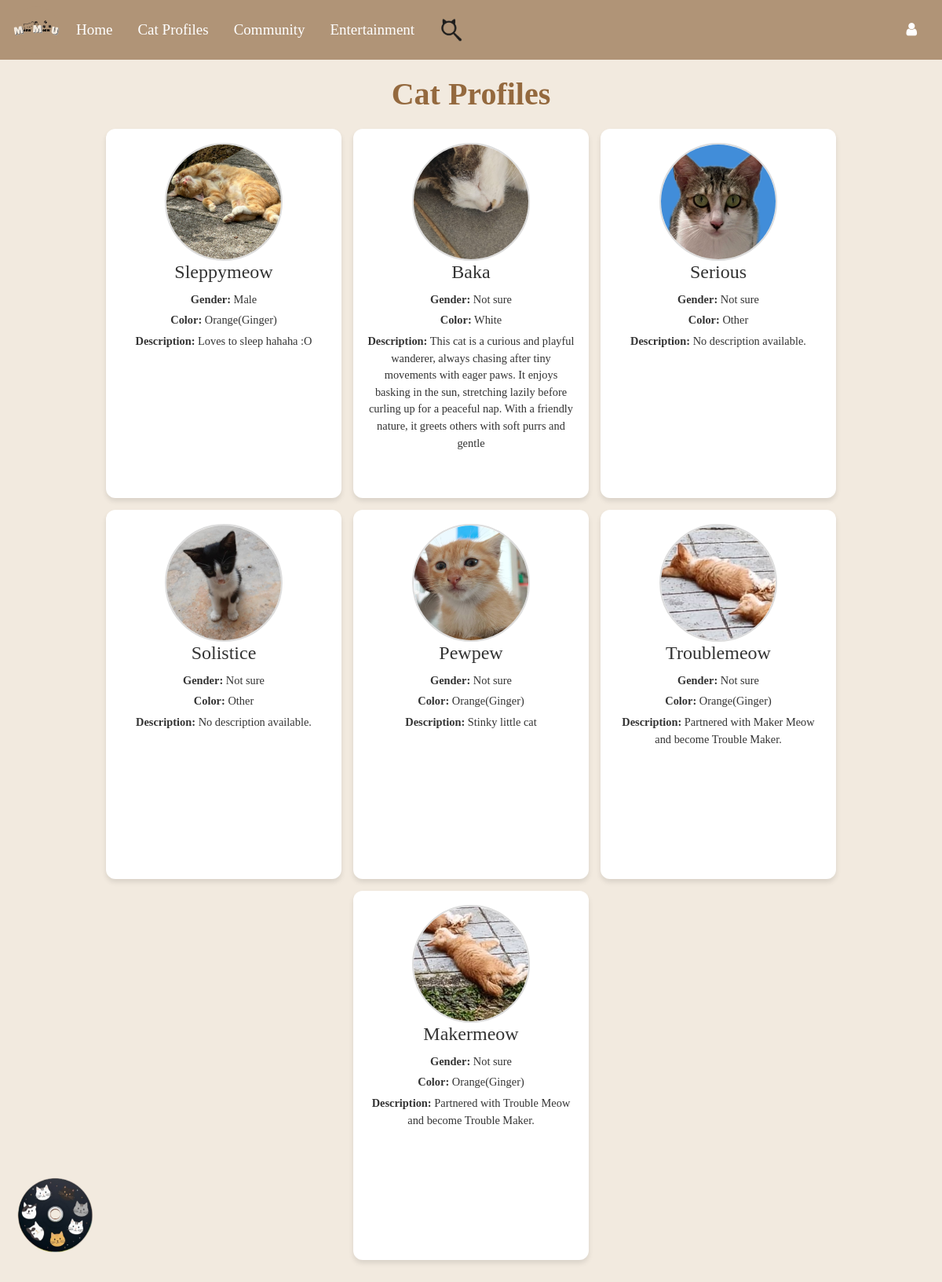
Screenshot of /view_profiles with the database file from the repository.
### tables this page shows
CREATE TABLE "profiles" (
	"id"	INTEGER,
	"name"	TEXT NOT NULL,
	"gender"	TEXT NOT NULL,
	"color"	TEXT NOT NULL,
	"description"	TEXT,
	"photo"	TEXT NOT NULL,
	"creator"	TEXT NOT NULL,
	PRIMARY KEY("id" AUTOINCREMENT)
);

### Website/catprofile.py (the view)
@catprofile_bp.route('/view_profiles')
def view_profiles(): #View all cat profiles
    with get_db_connection() as conn: #Connect to the database to fetch data
        profiles = conn.execute('SELECT * FROM profiles').fetchall() #Get all cat profiles from the database
    profiles = [dict(profile) for profile in profiles] #Convert sqlite3.Row to dictionary
    for profile in profiles:
        if profile['photo'] and profile['photo'] != '':
            profile['photo_url'] = url_for('static', filename=f'uploads/{profile["photo"]}')
            full_path = os.path.join(app.config['UPLOAD_FOLDER'], os.path.basename(profile['photo']))
            if not os.path.exists(full_path):  #Check if the file exists
                profile['photo_url'] = "uploads/default.png"
        else:
            profile['photo_url'] = "uploads/default.png"  #Use a default placeholder image
    return render_template('viewprofile.html', profiles=profiles, user=current_user)

### Website/catprofile.py (called while the page is built)
def get_db_connection():
    db_path = os.path.join(os.path.dirname(__file__), '..', 'instance', 'datebase.db')
    conn = sqlite3.connect(db_path)  #Creates a connection to the database datebase.db
    conn.execute('PRAGMA journal_mode=WAL;')  #Activates Write-Ahead Logging (WAL) in SQLite, enabling simultaneous database reads while a process is writing, improving efficiency and synchronization
    conn.row_factory = sqlite3.Row  #Access rows as dictionaries
    return conn

### Website/templates/viewprofile.html (shortened to what this page needs)
{% extends 'base.html' %}
{% block content %}
<div class="page-container">
    <h1>Cat Profiles</h1>
    <div class="profile-container">
        {% for profile in profiles %}
        {% if not profile.deleted %}
        <div class="profile-card">
            {% if profile.photo %}
            <img class="profile-picture" src="{{ url_for('static', filename='uploads/' + profile.photo) }} "
                alt="{{ profile.name }}" onclick="showProfileImage('{{ url_for('static', filename='uploads/' + profile.photo) }}')">
            {% else %}
            <img class="profile-picture" src="{{ url_for('static', filename='uploads/default.png') }}"
                alt="Default Placeholder">
            {% endif %}
            <h2>{{ profile.name }}</h2>
            <p><strong>Gender:</strong> {{ profile.gender }}</p>
            <p><strong>Color:</strong> {{ profile.color }}</p>
            <p class="description">
                <strong>Description:</strong> {{ profile.description or 'No description available.' }}
            </p>
        </div>
        {% endif %}
        {% endfor %}
    </div>
</div>
{% endblock %}

### Website/templates/base.html (style rules this page uses)
body { background-color: #f9f4ef; }

### Website/templates/viewprofile.html (style rules this page uses)
body { background-color: #f2eadf; }
h1 { text-align: center; margin-bottom: 20px; font-family: 'Times New Roman', Times, serif; color: #94693e; font-weight: bold; }
.page-container { padding: 20px; padding-bottom: 40px; }
.profile-picture { width: 150px; height: 150px; border-radius: 50%; border: 2px solid #ddd; margin: 0 auto; position: relative; overflow: hidden; display: block; object-fit: cover; }
.profile-card h2 { margin: 0 0 10px; font-size: 1.5rem; color: #333; }
.profile-card p { margin: 0 0 5px; font-size: 0.9rem; color: #333; word-wrap: break-word; overflow-wrap: anywhere; line-height: 1.5; }
.description { text-align: center; flex-grow: 1; overflow: visible; margin-top: 10px; white-space: normal; }
.profile-card { width: 300px; height: 470px; border-radius: 12px; background: #fff; overflow: hidden; padding: 18px; text-align: center; box-shadow: 0px 4px 6px rgba(0, 0, 0, 0.1); font-family: 'Times New Roman', Times, serif; position: relative; }
.profile-container { display: flex; flex-wrap: wrap; gap: 15px; justify-content: center; }

### rows the page displays
profiles: photo (picture), name "Sleppymeow", gender "Male", color "Orange(Ginger)", description "Loves to sleep hahaha :O"
profiles: photo (picture), name "Baka", gender "Not sure", color "White", description "This cat is a curious and playful wanderer, always chasing after tiny movements with eager paws. It enjoys basking in the sun, stretching lazily before curling up for a peaceful nap. With a friendly nature, it greets others with soft purrs and gentle"
profiles: photo (picture), name "Serious", gender "Not sure", color "Other", description "No description available."
profiles: photo (picture), name "Solistice", gender "Not sure", color "Other", description "No description available."
profiles: photo (picture), name "Pewpew", gender "Not sure", color "Orange(Ginger)", description "Stinky little cat"
profiles: photo (picture), name "Troublemeow", gender "Not sure", color "Orange(Ginger)", description "Partnered with Maker Meow and become Trouble Maker."
profiles: photo (picture), name "Makermeow", gender "Not sure", color "Orange(Ginger)", description "Partnered with Trouble Meow and become Trouble Maker."
